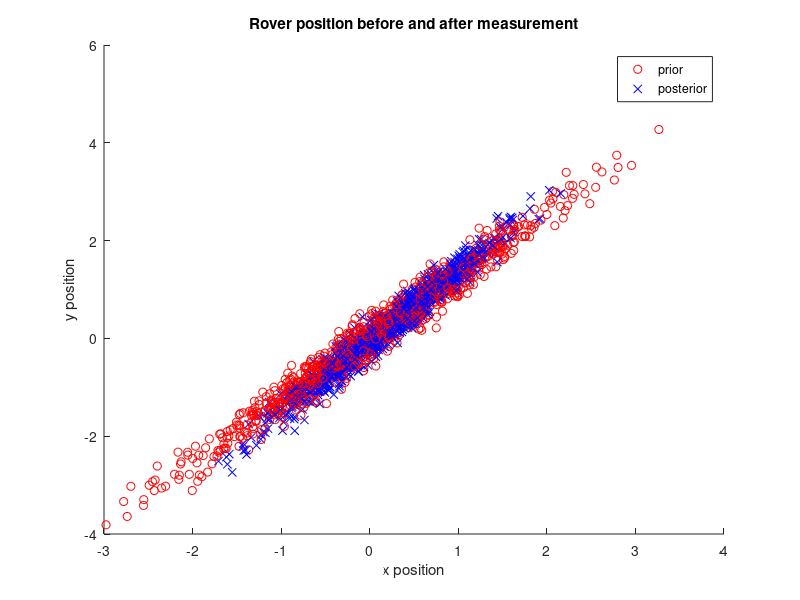

Write the MATLAB code that produced this figure.
clear; close;
hold on;
mux = [0; 0];
sigmaxx = [0.7 0.73; 0.73 1.1];
sigmaxx_inv = 1\sigmaxx;

muy = [0; 0;];
sigmayy = [0.7 .19; .19 .16];
sigmayy_inv = 1\sigmayy;

sigmaxy = [0.63 0.23; .72 0.31];
sigmayx = sigmaxy;

y = [0.27; 0.62];

P = 0.95;

mu_x_y  = mux + sigmaxy*sigmayy_inv*(y-muy);
sigma_x_y = sigmaxx - sigmaxy*sigmayy_inv*sigmayx;
sigma_x_y_inv = 1 \ sigma_x_y;

eps_prior = (1-P)/((2*pi)*det(sqrtm(sigmaxx)));
eps_post = (1-P)/((2*pi)*det(sqrtm(sigma_x_y)));

for i = 1:1000      
    prior{i} = sigmaxx*randn(2,1) + mux;
    posterior{i} = sigma_x_y*randn(2,1) + mu_x_y;

    if ((-0.5*(prior{1} - mux)' *sigmaxx_inv*(prior{1} - mux)) < eps_prior)
        plot(prior{i}(1), prior{i}(2),'or');
    end
    if ((-0.5*(posterior{1} - mu_x_y)' *sigma_x_y_inv*(posterior{1} - mu_x_y)) < eps_post)
        plot(posterior{i}(1), posterior{i}(2),'xb');
    end

  
end

xlabel("x position");
ylabel("y position");
title("Rover position before and after measurement");
legend("prior", "posterior");



